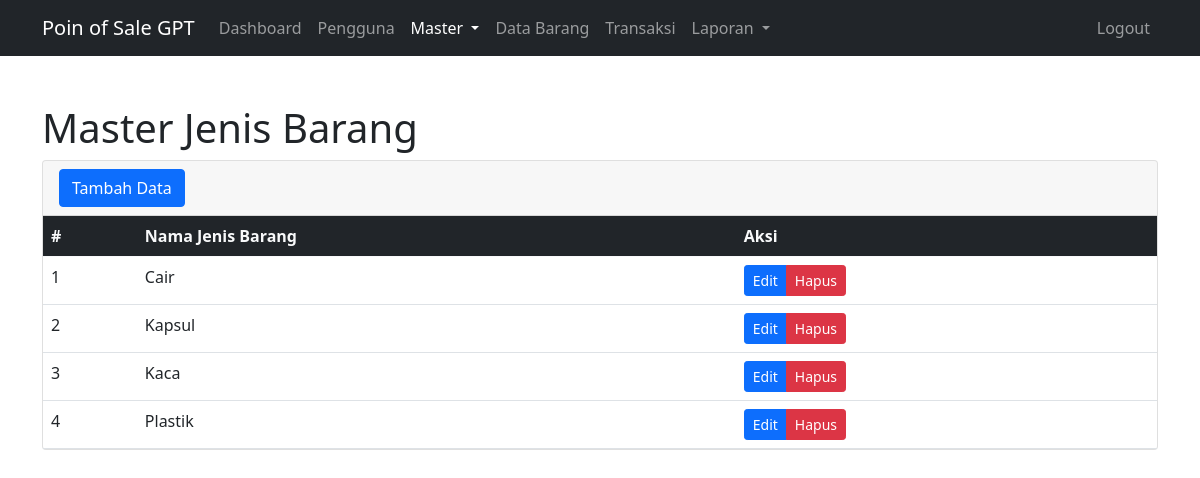
The app's page /dash.php?menu=barangjns (signed in) with its own data.
### tables this page shows
CREATE TABLE `barangjns` (
  `id_barangjns` int(11) NOT NULL AUTO_INCREMENT,
  `nm_barangjns` varchar(50) DEFAULT NULL,
  PRIMARY KEY (`id_barangjns`)
);

### menu/master/barangjns.php (the view, shortened to what this page needs)
<div class="container mt-5">
    <h1>Master Jenis Barang</h1>
    <div class="card">
        <div class="card-header">
            <a href="#" class="btn btn-primary" data-bs-toggle="modal" data-bs-target="#modalTambah">Tambah Data</a>
        </div>
        <table class="table table-hover mb-0">
            <thead>
                <tr class="bg-dark text-light">
                    <th>#</th>
                    <th>Nama Jenis Barang</th>
                    <th>Aksi</th>
                </tr>
            </thead>
            <tbody>
                <?php
                    $nodata = 1;
                    $sdata = mysqli_query($con, "SELECT * FROM barangjns");
                    while($ddata = mysqli_fetch_array($sdata)){
                        echo"
                            <tr>
                                <td>".$nodata."</td>
                                <td>".$ddata['nm_barangjns']."</td>
                                <td>
                                    <div class='btn-group'>
                                        <a href='#' class='btn btn-primary btn-sm btedit' data-id='".$ddata['id_barangjns']."' data-nama='".$ddata['nm_barangjns']."' data-bs-toggle='modal' data-bs-target='#modalEdit'>Edit</a>
                                        <a href='#' class='btn btn-danger btn-sm bthapus' data-bs-toggle='modal' data-bs-target='#modalHapus' data-id='".$ddata['id_barangjns']."' data-nama='".$ddata['nm_barangjns']."'>Hapus</a>
                                    </div>
                                </td>
                            </tr>
                        ";
                        $nodata++;
                    }
                ?>
            </tbody>
        </table>
    </div>
</div>

### records on screen
barangjns: nm_barangjns "Cair"
barangjns: nm_barangjns "Kapsul"
barangjns: nm_barangjns "Kaca"
barangjns: nm_barangjns "Plastik"

### other values on screen
identitas() "Poin of Sale GPT"
